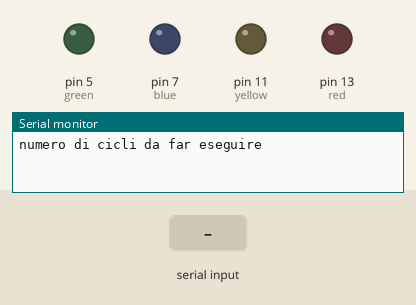
Bench run of a sketch on a simulated Arduino Uno, built with avr-gcc and run on an emulated ATmega328P. On the bench: output pins drawn as LEDs (lit = HIGH), the last lines printed to the serial monitor. The inputs (shaded band) are chosen by the test bench. Random numbers use the default seed unless the sketch sets one.

Above: at 0.9 s.
1.0 s: "90,45,200\n" received over Serial
3.5 s: "30,150,10\n" received over Serial
6.0 s: "90,45\n" received over Serial
At 7.01 s:
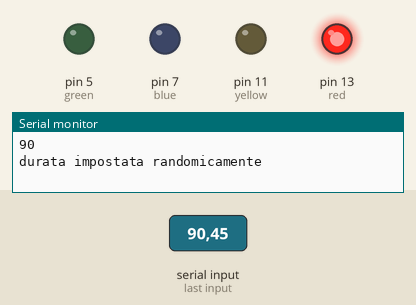
At 8.38 s:
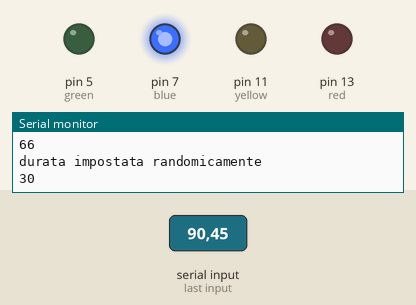
Timing chart, 0 to 15.0 s (numbered marks = the images above; inputs shaded):
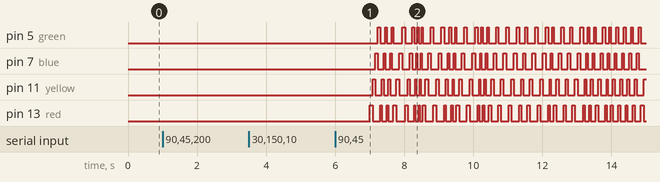

The sketch:

verifica_16-2.ino
```cpp
int red = 13;
int yellow = 11;
int blue = 7;
int green = 5;
int  durata;
int i =0;
int giro;
int mini;
int maxi;


void rosso() {
  digitalWrite (red, HIGH);
  digitalWrite (yellow, LOW);
  digitalWrite (blue,LOW);
  digitalWrite (green, LOW);
}
void giallo() {
  digitalWrite (red, LOW);
  digitalWrite (yellow, HIGH);
  digitalWrite (blue,LOW);
  digitalWrite (green, LOW);
}
void blu() {
  digitalWrite (red, LOW);
  digitalWrite (yellow, LOW);
  digitalWrite (blue,HIGH);
  digitalWrite (green, LOW);
}
void verde() {
  digitalWrite (red, LOW);
  digitalWrite (yellow, LOW);
  digitalWrite (blue,LOW);
  digitalWrite (green, HIGH);
}
void serie() {
  rosso();
  delay(durata);
  giallo();
  delay(durata);
  blu();
  delay(durata);
  verde();
  delay(durata);
}

void finito() {
  digitalWrite (red, LOW);
  digitalWrite (yellow, LOW);
  digitalWrite (blue,LOW);
  digitalWrite (green, LOW);
}
void setup() {
  // put your setup code here, to run once:
  pinMode(red, OUTPUT);
  pinMode(yellow, OUTPUT);
  pinMode(green, OUTPUT);
  pinMode(blue, OUTPUT);
  Serial.begin(9600);
  //Serial.println("inserire durata dei led(in ms)");
  //while(Serial.available()==0){}
  //durata = Serial.readString().toInt();
  //Serial.println(durata);
  Serial.println("numero di cicli da far eseguire");
  while(Serial.available()==0){}
  giro = Serial.readString().toInt();
  Serial.println(giro);
  Serial.println("durata casuale minima (in ms)");
  while(Serial.available()==0){}
  mini = Serial.readString().toInt();
  Serial.println(mini);
  Serial.println("durata casuale massima in ms (PIU GRABDE DELLA MINIMA");
  while(Serial.available()==0){}
  maxi = Serial.readString().toInt();
  Serial.println(maxi);
  randomSeed(analogRead(0));


}


void loop() {
  // put your main code here,; to run repeatedly:
  while(i<giro){
  durata = random (mini,maxi);
  Serial.println("durata impostata randomicamente");
  Serial.println(durata);
  serie();
  i++;
  }
  finito();

}
```
